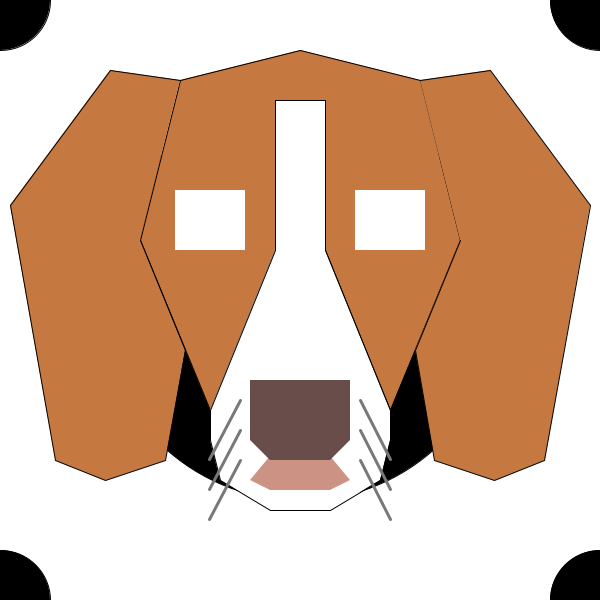
Frame 1 (no input)
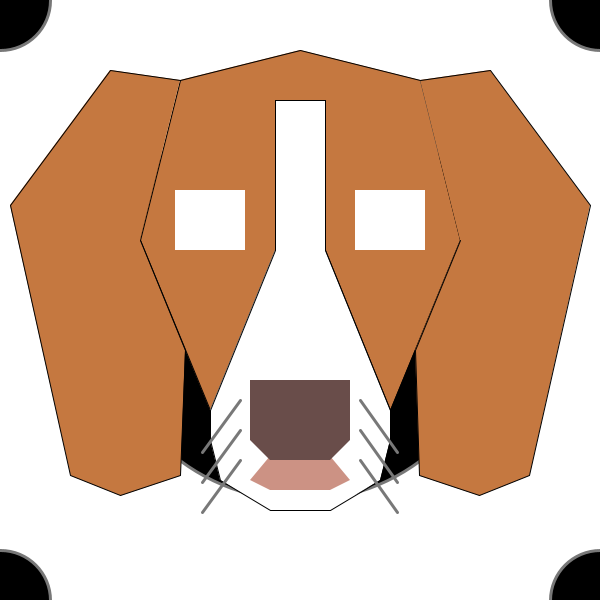
Frame 60 (the mouse pressed at the canvas centre just before this capture)
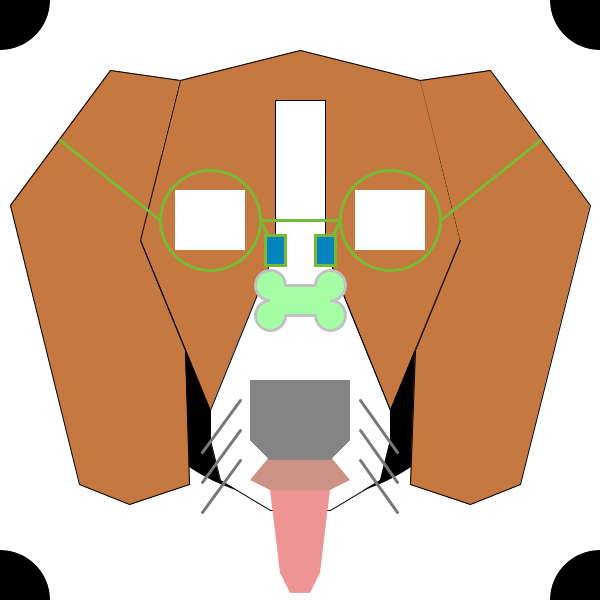
Frame 120 (the mouse held since frame 60 and released just before this capture)

The Processing sketch that drew these frames (run headless with seeded random() and noise(); from frame 60 on, the mouse is pressed at the canvas centre):

// Processing sketch: processing_143217
// ── processing_143217.pde

/*
Konkuk University
SOS iDesign
Name: Song YoungJun
ID: 201420083
*/

void setup() {
  //setupAudio();
  size (600, 600);
  smooth();
}

float c = random(255);

void draw() {

  background(255);
  /*
  getVolume();
  float Y = map(volume, 0, 100, 20, 60);
  float X = map(volume, 0, 600, 20, 60);
  */

  //Circle
  fill(0);
  ellipse (0, 0, X+100, X+100);
  ellipse (width, 0, X+100, X+100);
  ellipse (0, height, X+100, X+100);
  ellipse (width, height, X+100, X+100);
  ellipse (width/2, height/2, Y+400, Y+400);

  //Head - Brown
  stroke (0);
  strokeWeight (1);
  fill (197, 120, 64);
  beginShape ();
  vertex (210, 410);
  vertex (140, 240);
  vertex (180, 80);
  vertex (300, 50);
  vertex (420, 80);
  vertex (460, 240);
  vertex (390, 410);
  vertex (325, 250);
  vertex (325, 100); //Right
  vertex (275, 100); //Left
  vertex (275, 250);
  endShape (CLOSE);
  float ra = random(-20, 20);

  //Ears
  beginShape ();
  vertex (180, 80);
  vertex (110, 70);
  vertex (10, 205);
  vertex (65+ra, 470+ra);
  vertex (115+ra, 490+ra);
  vertex (175+ra, 470+ra);
  vertex (185, 350);
  vertex (140, 240);
  endShape (); //Left Ears
  beginShape ();
  vertex (420, 80);
  vertex (490, 70);
  vertex (590, 205);
  vertex (535-ra, 470+ra);
  vertex (485-ra, 490+ra);
  vertex (425-ra, 470+ra);
  vertex (415, 350);
  vertex (460, 240);
  endShape (); //Right Ears

  //Head - White
  fill (255);
  beginShape ();
  vertex (220, 480);
  vertex (210, 440);
  vertex (210, 410);
  vertex (275, 250);
  vertex (275, 100);
  vertex (325, 100);
  vertex (325, 250);
  vertex (390, 410);
  vertex (390, 440);
  vertex (380, 480);
  vertex (330, 510);
  vertex (270, 510);
  endShape (CLOSE);

  //Mouth
  noStroke();
  fill (204, 146, 132);
  triangle (300, 420, 250, 480, 350, 480);
  quad (250, 480, 270, 490, 330, 490, 350, 480);

  //Eyes
  fill (255);
  rectMode(CENTER);
  rect (210, 220, 70, 60); //left
  rect (390, 220, 70, 60); //Right
  float mx1 = map (mouseX, 0, width, 185, 235);
  float mx2 = map (mouseX, 0, width, 365, 415);
  float my = map (mouseY, 0, height, 200, 240);
  fill (0);
  rect (mx1, my, X, X); //left - Iris
  rect (mx2, my, X, X); //Right - Iris

  //Nose
  fill (105, 77, 74);
  rectMode (CORNERS);
  rect (250, 380, 350, 440);
  quad (250, 440, 270, 460, 330, 460, 350, 440);
  float rb = random(-10, 10);

  //Whiskers
  stroke(120);
  strokeWeight (3);
  line (240, 400, 200+rb, 450+rb);
  line (240, 430, 200+rb, 480+rb);
  line (240, 460, 200+rb, 510+rb);
  line (360, 400, 400-rb, 450+rb);
  line (360, 430, 400-rb, 480+rb);
  line (360, 460, 400-rb, 510+rb);

  //bonus

  if (mousePressed) {
    noFill();
    stroke (random(255), random(255), random(255));
    ellipse (210, 220, 100, 100); //left
    ellipse (390, 220, 100, 100); //Right
    line (260, 220, 275, 250);
    line (340, 220, 325, 250);
    line (260, 220, 340, 220);
    line (160, 220, 60, 140);
    line (440, 220, 540, 140);
    rectMode (CENTER);
    fill(random(255), random(255), random(255));
    rect (275, 250, 20, 30);
    rect (325, 250, 20, 30);
    noStroke();
    fill (random(255));
    rectMode (CORNERS);
    rect (250, 380, 350, 440);
    quad (250, 440, 270, 460, 330, 460, 350, 440); //nose - colorchange

    //Dog bone
    float r1 = random(255);
    stroke (r1);
    fill (c, mouseY, c);
    rectMode (CENTER);
    ellipse (mouseX+30, mouseY+15, 30, 30);
    ellipse (mouseX+30, mouseY-15, 30, 30);
    ellipse (mouseX-30, mouseY+15, 30, 30);
    ellipse (mouseX-30, mouseY-15, 30, 30);
    noStroke();
    rect (mouseX, mouseY, 60, 30);
    stroke(r1);
    line(mouseX-15, mouseY-15, mouseX+15, mouseY-15);
    line(mouseX-15, mouseY+15, mouseX+15, mouseY+15);

    //tongue
    float k = random(510, 580);
    noStroke();
    fill(#ED9595);
    beginShape();
    vertex (270, 490);
    vertex (280, k);
    vertex (290, k+20);
    vertex (310, k+20);
    vertex (320, k);
    vertex (330, 490);
    endShape(CLOSE);
  }
}
